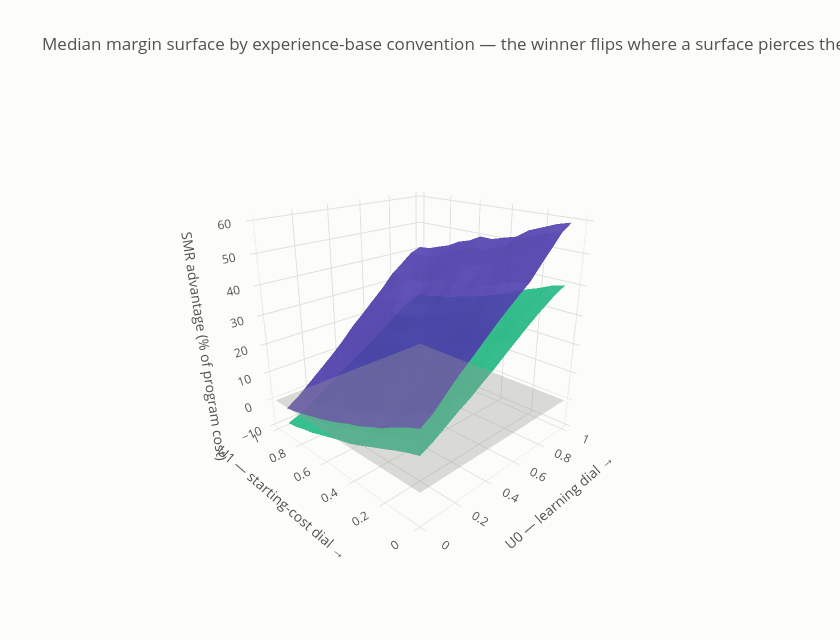

Notebook source saved alongside this figure:
### Markdown cell above
## W6 — The boundary in 3D (rotate it)

**The question.** None new — this is the pedagogical centerpiece for the regroup: the same
boundary as W4/W5, but rotatable, so the "surface pierces the zero sheet" geometry is visible
directly.

**How to read it.** The vertical axis is the margin (SMR advantage, % of program cost). Two
surfaces = the two experience-base conventions. The flat gray sheet is `m = 0`: **the winner
flips exactly where a surface pierces the sheet.** The full-stock surface (violet) floats above
the sheet almost everywhere — with large's learning diluted by the legacy-fleet credit, SMR
rarely loses; the tiny-base surface (aqua) dips below the sheet over the slow-learning corner —
the same picture W5 showed in 2D. In the scatter below, every point is one world (a 1,500-draw
subsample); hover for its full parameter draw; diamonds are the 18 exported cases.

### Code cell
d = D[REP]
fig = go.Figure()
for conv, name, color in ((0, "tiny-base", C_TINY), (1, "full-stock", C_FULL)):
    cc, g, _ = binned_grid(d, "m_pct", mask=(d["conv_full"] == conv).to_numpy(), nbins=14)
    filled = np.where(np.isnan(g), np.nanmedian(g), g)          # fill rare empty bins for smoothing
    gs = uniform_filter(filled, size=3, mode="nearest")          # light 3x3 smoothing for display
    fig.add_trace(go.Surface(
        x=cc, y=cc, z=gs, name=name, showscale=False, opacity=0.92,
        colorscale=[[0, color], [1, color]],
        hovertemplate=("U0 %{x:.2f} | U1 %{y:.2f} | median margin %{z:.1f}%"
                       f"<extra>{name}</extra>")))
cc0 = np.linspace(0, 1, 2)
fig.add_trace(go.Surface(x=cc0, y=cc0, z=np.zeros((2, 2)), showscale=False, opacity=0.35,
                         colorscale=[[0, MUTED], [1, MUTED]], name="m = 0",
                         hovertemplate="the flip sheet: m = 0<extra></extra>"))
plotly_layout(fig, title="Median margin surface by experience-base convention — "
                         "the winner flips where a surface pierces the gray sheet",
              width=840, height=640)
fig.update_layout(scene=dict(
    xaxis=dict(title="U0 — learning dial →", gridcolor=GRID, backgroundcolor=SURFACE),
    yaxis=dict(title="U1 — starting-cost dial →", gridcolor=GRID, backgroundcolor=SURFACE),
    zaxis=dict(title="SMR advantage (% of program cost)", gridcolor=GRID, backgroundcolor=SURFACE),
    camera=dict(eye=dict(x=-1.6, y=-1.6, z=0.9))))
fig.show()
print("Legend: aqua = tiny-base, violet = full-stock, gray sheet = the flip (m = 0). "
      "Drag to rotate; the violet (full-stock) surface floats above the sheet almost "
      "everywhere, while the aqua (tiny-base) surface dips below it in the slow-learning "
      "corner - large's best case is the convention that does NOT credit it with the "
      "legacy fleet.")

### Figure 1 — Plotly figure (JSON) as saved in the notebook; plotly's stock layout.template omitted (floating-point values rounded to 4 significant figures; data arrays with more than 128 entries replaced by an {"elided": "..."} marker saying what was removed)
{"data": [{"colorscale": [[0, "#1baf7a"], [1, "#1baf7a"]], "hovertemplate": "U0 %{x:.2f} | U1 %{y:.2f} | median margin %{z:.1f}%<extra>tiny-base</extra>", "name": "tiny-base", "opacity": 0.92, "showscale": false, "type": "surface", "x": [0.03571, 0.1071, 0.1786, 0.25, 0.3214, 0.3929, 0.4643, 0.5357, 0.6071, 0.6786, 0.75, 0.8214, 0.8929, 0.9643], "y": [0.03571, 0.1071, 0.1786, 0.25, 0.3214, 0.3929, 0.4643, 0.5357, 0.6071, 0.6786, 0.75, 0.8214, 0.8929, 0.9643], "z": {"elided": "14x14 float values"}}, {"colorscale": [[0, "#4a3aa7"], [1, "#4a3aa7"]], "hovertemplate": "U0 %{x:.2f} | U1 %{y:.2f} | median margin %{z:.1f}%<extra>full-stock</extra>", "name": "full-stock", "opacity": 0.92, "showscale": false, "type": "surface", "x": [0.03571, 0.1071, 0.1786, 0.25, 0.3214, 0.3929, 0.4643, 0.5357, 0.6071, 0.6786, 0.75, 0.8214, 0.8929, 0.9643], "y": [0.03571, 0.1071, 0.1786, 0.25, 0.3214, 0.3929, 0.4643, 0.5357, 0.6071, 0.6786, 0.75, 0.8214, 0.8929, 0.9643], "z": {"elided": "14x14 float values"}}, {"colorscale": [[0, "#898781"], [1, "#898781"]], "hovertemplate": "the flip sheet: m = 0<extra></extra>", "name": "m = 0", "opacity": 0.35, "showscale": false, "type": "surface", "x": [0.0, 1.0], "y": [0.0, 1.0], "z": [[0.0, 0.0], [0.0, 0.0]]}], "layout": {"font": {"color": "#52514e", "size": 12}, "height": 640, "paper_bgcolor": "#fcfcfb", "plot_bgcolor": "#fcfcfb", "scene": {"camera": {"eye": {"x": -1.6, "y": -1.6, "z": 0.9}}, "xaxis": {"backgroundcolor": "#fcfcfb", "gridcolor": "#e1e0d9", "title": {"text": "U0 — learning dial →"}}, "yaxis": {"backgroundcolor": "#fcfcfb", "gridcolor": "#e1e0d9", "title": {"text": "U1 — starting-cost dial →"}}, "zaxis": {"backgroundcolor": "#fcfcfb", "gridcolor": "#e1e0d9", "title": {"text": "SMR advantage (% of program cost)"}}}, "title": {"text": "Median margin surface by experience-base convention — the winner flips where a surface pierces the gray sheet"}, "width": 840, "xaxis": {"gridcolor": "#e1e0d9", "zerolinecolor": "#c3c2b7"}, "yaxis": {"gridcolor": "#e1e0d9", "zerolinecolor": "#c3c2b7"}}}
